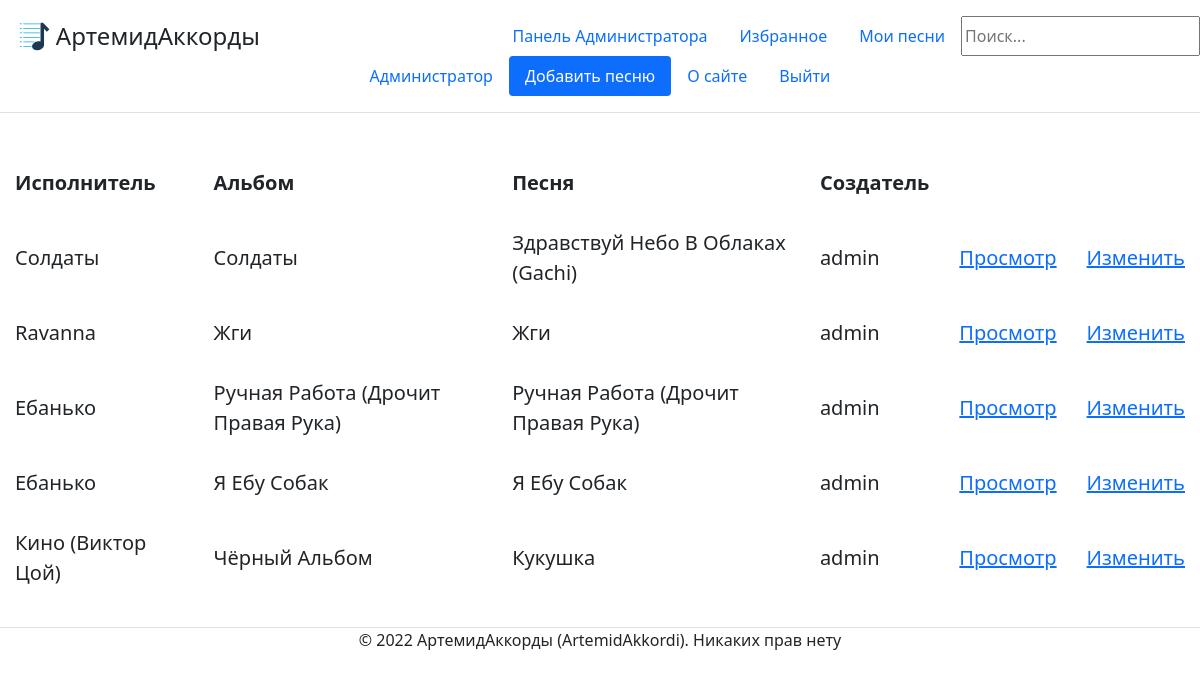
/my/1/ (signed in), run on the app's committed database.
### mainapp/models.py (models this page shows, shortened)
class ContentWithChords(models.Model):
    song = models.ForeignKey('Song', on_delete=models.CASCADE, help_text="Выберите песню", verbose_name='Песня', null=False)
    creator = models.ForeignKey(User, on_delete=models.CASCADE, verbose_name='Создатель', null=False)
    content = models.TextField(help_text='Введите содержание (текст песни с расставленными аккордами', verbose_name='Содержание', null=False)
    chords = models.ManyToManyField('Chord', help_text='Выберите какие аккорды есть в вашем содержании (например Am, C, F).', verbose_name='Аккорды')
    objects = models.Manager()
    """def get_absolute_url(self):
        return reverse('content', args[str(self.id)])"""

class Song(models.Model):
    title = models.CharField(max_length=250, help_text='Введите название песни', verbose_name="Название песни", null=False)
    album = models.ForeignKey('Album', on_delete=models.CASCADE, help_text='Выберите альбом', verbose_name='Альбом', null=False)
    objects = models.Manager()
    def __str__(self):
        return self.title

class Album(models.Model):
    title = models.CharField(max_length=250, help_text='Введите название альбома', verbose_name="Название альбома", null=False)
    singer = models.ForeignKey('Singer', on_delete=models.CASCADE, help_text='Выберите исполнителя', verbose_name='Исполнитель', null=False)
    objects = models.Manager()
    def __str__(self):
        return self.title

class Singer(models.Model):
    name = models.CharField(max_length=250, help_text='Введите название исполнителя', verbose_name='Исполнитель', null=False)
    objects = models.Manager() #служебное поле для доступа к объектам в базе данных
    def __str__(self):
        return self.name

### mainapp/views.py (the view)
# urls.py: path('my/<int:id>/', views.my_songs, name='my_songs'),
def my_songs(request, id):
    if request.user.is_authenticated:
        user = User.objects.get(id=id)
        if user == request.user or User.objects.filter(pk=request.user.id, groups__name='Admin').exists():
            user_songs = ContentWithChords.objects.filter(creator=user).order_by('-id')
            flag_moder = check_moder(request)
            return render(request, 'mainapp/index.html', {'user_songs': user_songs, 'moder':flag_moder})
        else:
            return HttpResponseRedirect("/")
    else:
        return HttpResponseRedirect("/")

### mainapp/views.py (called while the page is built)
def check_moder(request):
    flag_moder = False
    if User.objects.filter(pk=request.user.id, groups__name='Moderator').exists() or User.objects.filter(pk=request.user.id, groups__name='Admin').exists():
        flag_moder = True
    return flag_moder

### templates/mainapp/index.html (shortened to what this page needs)
{% extends 'mainapp/base.html' %}
{%block site_content %}
{% load static %}
<link href= '{% static "css/index.css" %}' rel="stylesheet" >
<table>
    {% if user_songs != null %}
        <tr><th>Исполнитель</th><th>Альбом</th><th>Песня</th><th>Создатель</th><th></th></tr>
        {% for user_song in user_songs %}
        <tr>
            <td>{{ user_song.song.album.singer }}</td>
            <td>{{ user_song.song.album }}</td>
            <td>{{ user_song.song }}</td>
            <td>{{ user_song.creator }}</td>
            <td><a href="/content/{{user_song.id}}">Просмотр</a></td>
            <td><a href="/change/{{user_song.id}}">Изменить</a></td>
        </tr>
        {% endfor %}
    {% endif %}
</table>
{% endblock %}

### templates/mainapp/base.html (shortened to what this page needs)
<!DOCTYPE html>
<html lang="en" xmlns="http://www.w3.org/1999/html">
{% load static %}
<head>
    <link rel="stylesheet" href="https://cdn.jsdelivr.net/npm/bootstrap@5.1.3/dist/css/bootstrap.min.css">
    <header class="d-flex flex-wrap justify-content-center py-3 mb-4 border-bottom">
      <a href="/" class="d-flex align-items-center mb-3 mb-md-0 me-md-auto text-dark text-decoration-none">
        <img style="width: 35px; height: 35px" src="{% static 'image/logo.svg' %}">
        <span class="fs-4">АртемидАккорды</span>
      </a>
        <form action="{% url 'search' %}" method="get">
            {% if user.is_authenticated %}
            <ul class="nav nav-pills">
                {% if moder == True %}
                <li class="nav-item"><a href="/admin" class="nav-link">Панель Администратора</a></li>
                {% endif %}
                <li class="nav-item"><a href="/my_favourites/{{user.id}}" class="nav-link">Избранное</a></li>
                <li class="nav-item"><a href="/my/{{user.id}}" class="nav-link">Мои песни</a></li>
                <input name="search_str" type="text" placeholder="Поиск...">
            </ul>
            {% else %}
                <input name="search_str" type="text" placeholder="Поиск...">
            {% endif %}
        </form>
      <ul class="nav nav-pills">
          {% if user.is_authenticated %}
            {% if user.first_name %}
                <li class="nav-item"><a href="/profile/{{user.id}}" class="nav-link">{{user.first_name}}</a></li>
            {% else %}
                <li class="nav-item"><a href="/profile/{{user.id}}" class="nav-link">{{user.username}}</a></li>
            {% endif %}
            <li class="nav-item"><a href="/create" class="nav-link active" aria-current="page">Добавить песню</a></li>
            <li class="nav-item"><a href="/about" class="nav-link">О сайте</a></li>
            <li class="nav-item"><a href="/logout" class="nav-link">Выйти</a></li>
          {% else %}
            <li class="nav-item"><a href="/about" class="nav-link">О сайте</a></li>
            <li class="nav-item"><a href="/login" class="nav-link active" aria-current="page">Войти</a></li>
            <li class="nav-item"><a href="/register" class="nav-link">Регистрация</a></li>
          {% endif %}
      </ul>
    </header>
</head>
<body>
    {% block site_content %}{% endblock %}
</body>
<footer>
    <div class="d-flex justify-content-center my-4 border-top">
      <p>© 2022 АртемидАккорды (ArtemidAkkordi). Никаких прав нету</p>
    </div>
</footer>
</html>

### static/css/index.css (style rules this page uses)
TD, TH { background: white; padding: 15px; font-size: 20px; }

### templates/mainapp/base.html (style rules this page uses)
input { length: 100px; }

### data on the page
ContentWithChords: song.album.singer "Солдаты", song.album "Солдаты", song "Здравствуй Небо В Облаках (Gachi)", creator "admin"
ContentWithChords: song.album.singer "Ravanna", song.album "Жги", song "Жги", creator "admin"
ContentWithChords: song.album.singer "Ебанько", song.album "Ручная Работа (Дрочит Правая Рука)", song "Ручная Работа (Дрочит Правая Рука)", creator "admin"
ContentWithChords: song.album.singer "Ебанько", song.album "Я Ебу Собак", song "Я Ебу Собак", creator "admin"
ContentWithChords: song.album.singer "Кино (Виктор Цой)", song.album "Чёрный Альбом", song "Кукушка", creator "admin"

### other printed values
{{ user.first_name }} "Администратор"
